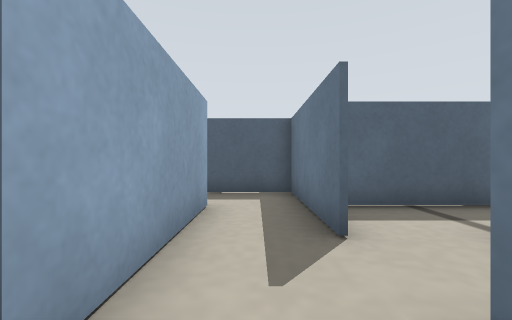
View 1 (above)

24 first-person views from a walk through a Stage world. The camera is 0.09 m above the floor, looks level and sees 90° across. Floor lines are 1 m apart. The floor is counted in squares, 0.1 m on a side. Each view is taken from the middle of a square. On the plan, view 1 faces up. The plan holds only what a view shows up to about 10 squares ahead; the rest is blank. The robots in the file are not drawn.

View 2
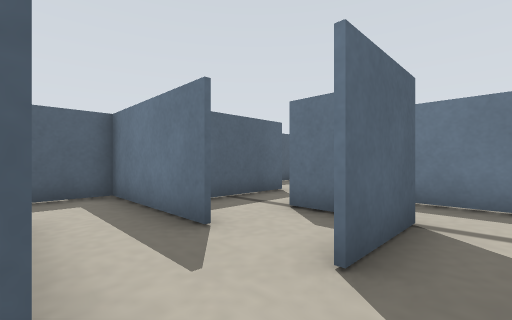

View 3
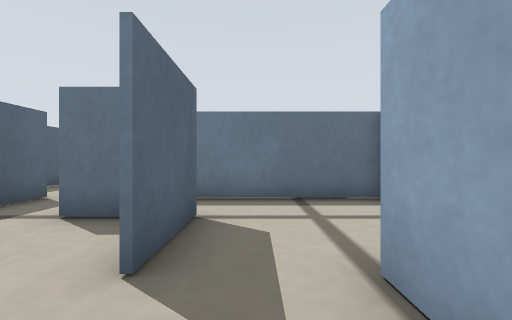

View 4
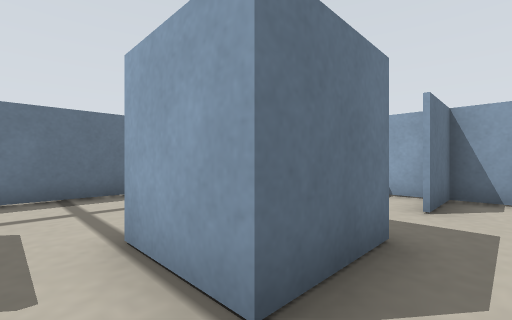

View 5
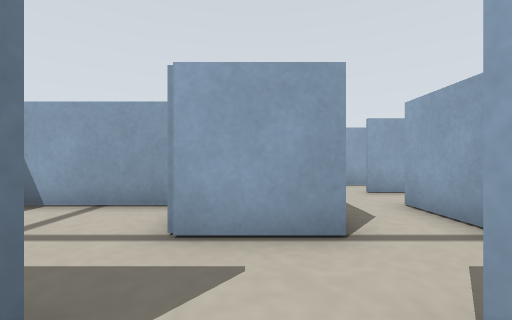

View 6
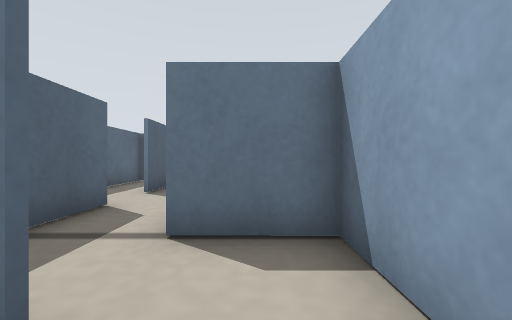

View 7
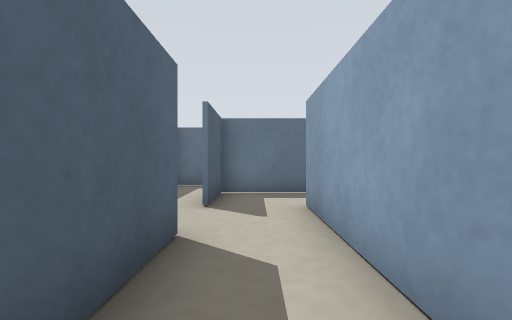

View 8
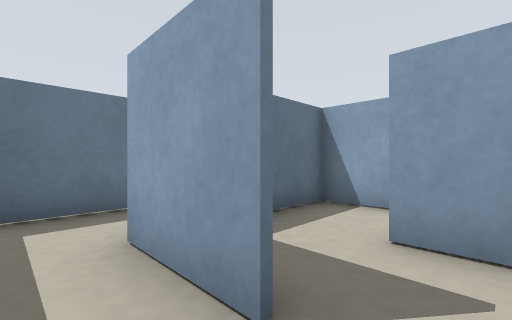

View 9
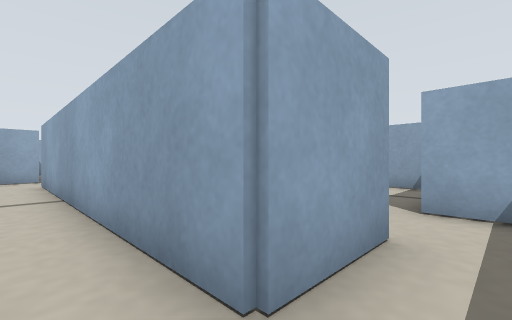

View 10
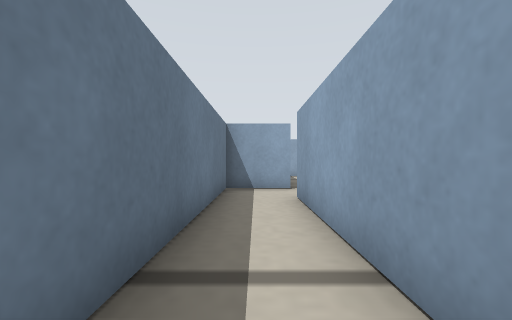

View 11
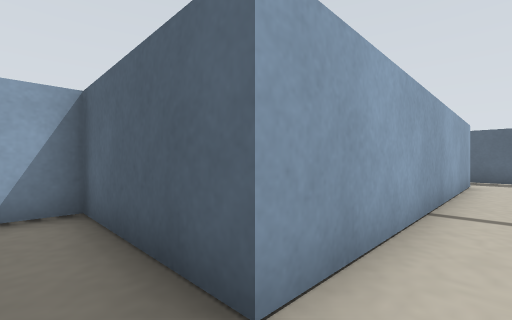

View 12
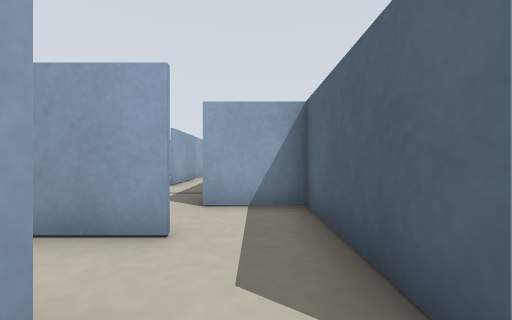

View 13
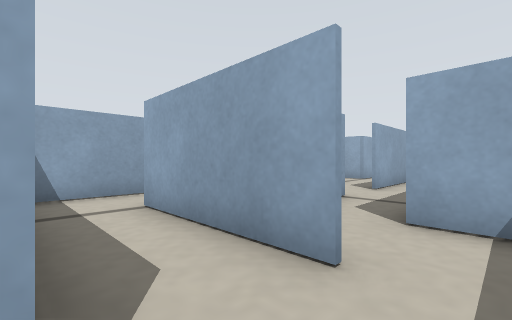

View 14
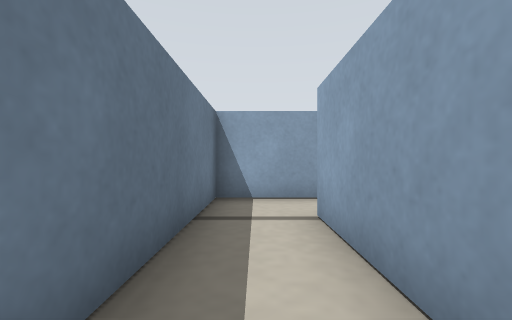

View 15
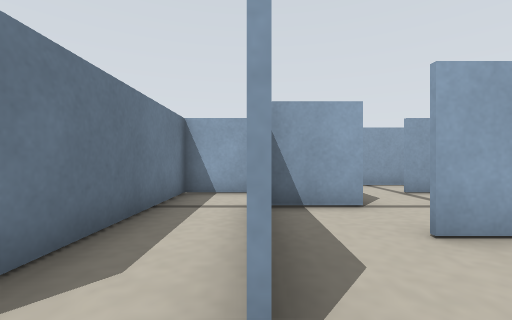

View 16
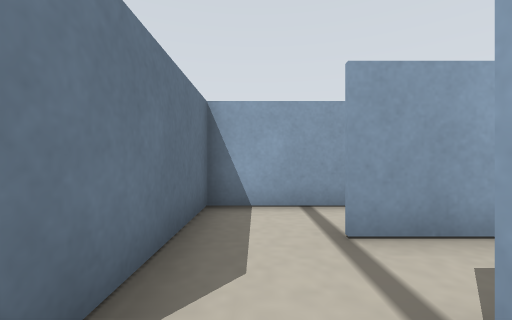

View 17
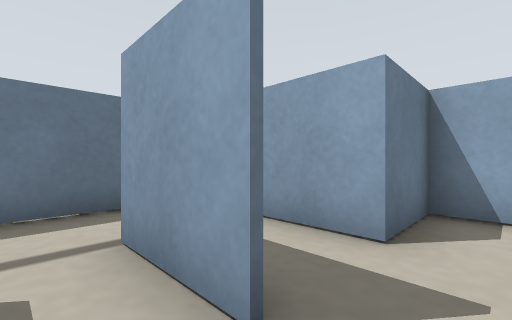

View 18
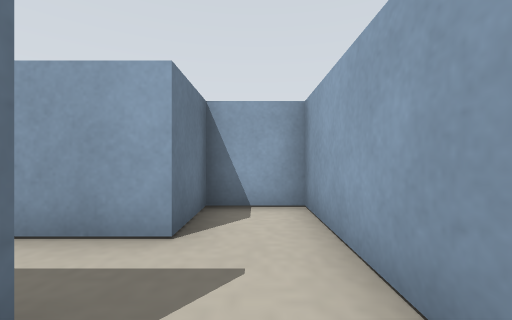

View 19
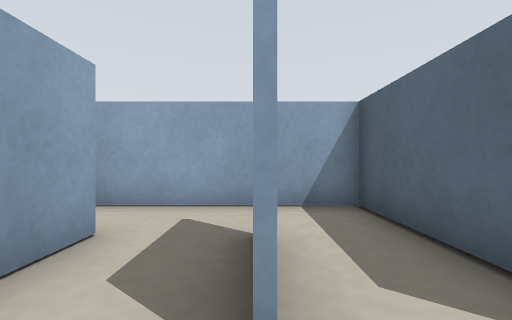

View 20
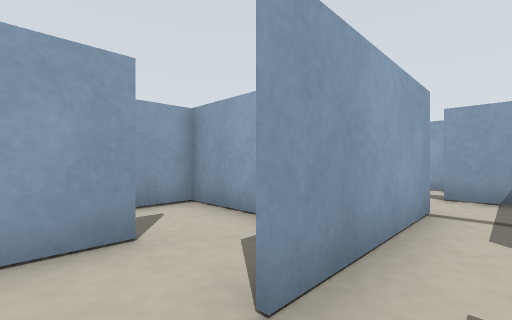

View 21
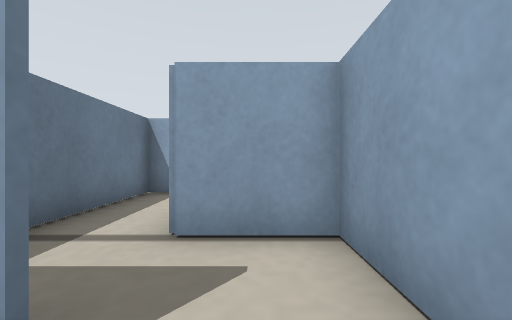

View 22
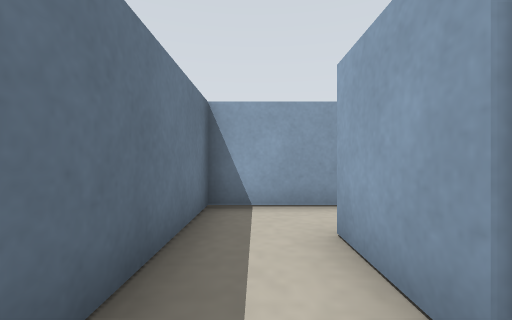

View 23
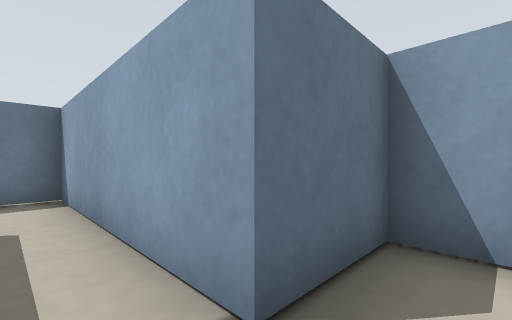

View 24
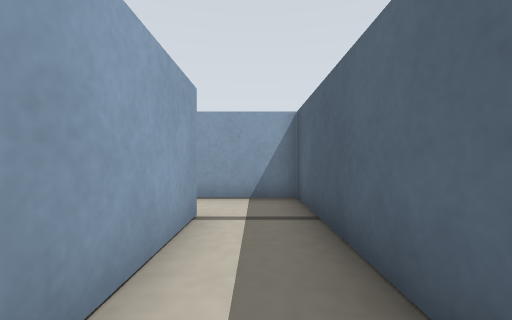

### Floor plan
Key: @ floor where view 1 was taken; # wall or solid block; . floor.
Columns run from 4 left of view 1 to 11 right of it. Each row starts with its distance up from view 1.
  7    ###      ####
  6    ..#   #.....#
  5    #.#####.###.#
  4    #.#.......#.#
  3    #.#.####..#.
  2    #...# #...#.
  1    #.###.#.###.
  0   ..@....#...#.#
 -1  #.###...###.#.#
 -2  #.# #...###.#.#
 -3  #.#########.#.#
 -4 .... #.......#.#
 -5 #....#.#######.#
 -6  ..#. .###.....#
 -7 ##########...###
 -8     .......#.#
 -9   ###..##..#.#
-10    ... #...#.#
-11    #####.###.#
-12    #.....#...#
-13    #.##..#####
-14    #.....#
-15    #.#####
-16    #.#
-17    ###

Positions as (right, up) in squares from view 1, and headings:
1: (0, 0), facing up
2: (-1, 0), facing up-right
3: (-1, 0), facing right
4: (-2, 0), facing down-right
5: (0, 2), facing down
6: (0, 2), facing right
7: (2, 4), facing right
8: (6, 6), facing down-right
9: (10, 6), facing down-left
10: (10, 1), facing down
11: (10, -6), facing up-left
12: (10, -6), facing left
13: (9, -6), facing down-left
14: (8, -7), facing down
15: (7, -6), facing down
16: (4, -10), facing down
17: (0, -12), facing down-right
18: (0, -12), facing down
19: (4, -13), facing left
20: (8, 4), facing down-left
21: (6, 2), facing down
22: (8, 0), facing down
23: (2, -4), facing down-right
24: (7, -4), facing left
